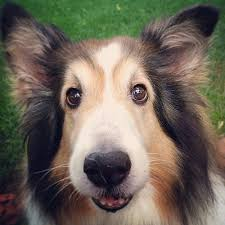
#> input picture Python/CV_learn/images.jpg, 225 x 225 px
$ jupyter execute Untitled.ipynb   (shell and % lines are left out)
#> lines starting #> are read from the running program, lines starting #| are printed output that depends on the picture
[cell 1]
import numpy as np
import cv2
from PIL import Image
from matplotlib import pyplot as plt

[cell 2]
def print_imgs(original_image, edited_image):
    image_plt = [Image.fromarray(original_image), Image.fromarray(edited_image)]
    names = ['original_image', 'edited_image']

    columns = 2
    rows = 1
    fig=plt.figure(figsize=(15, 15))
    for i, img in enumerate(image_plt, 1):
        ax = fig.add_subplot(rows, columns, i)
        ax.set_title(names[i-1])
        plt.imshow(img)
    plt.show()

[cell 3]
def original_image(image_path_name, factor_resize=1, gray=False):
#> called with image_path_name = 'images.jpg', factor_resize = 1, gray = True
    image = cv2.imread(image_path_name, cv2.IMREAD_COLOR)
#> image is the input picture: shape (225, 225, 3); mean B, G, R 89.5, 101.6, 109.7
    image = cv2.cvtColor(image, cv2.COLOR_BGR2RGB)
    image = cv2.resize(image, (int(image.shape[1]/factor_resize), int(image.shape[0]/factor_resize)))

    if gray:
        gray = cv2.cvtColor(image, cv2.COLOR_BGR2GRAY)
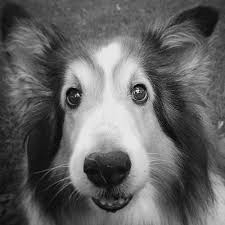
#> gray: shape (225, 225); min 1, max 247, mean 98.9
        print_imgs(image, gray)
#> the loop in print_imgs, `for i, img in enumerate(image_plt, 1):` made 2 passes
#> i on passes 1 to 2: 1, 2
#> in print_imgs, `plt.show()`:
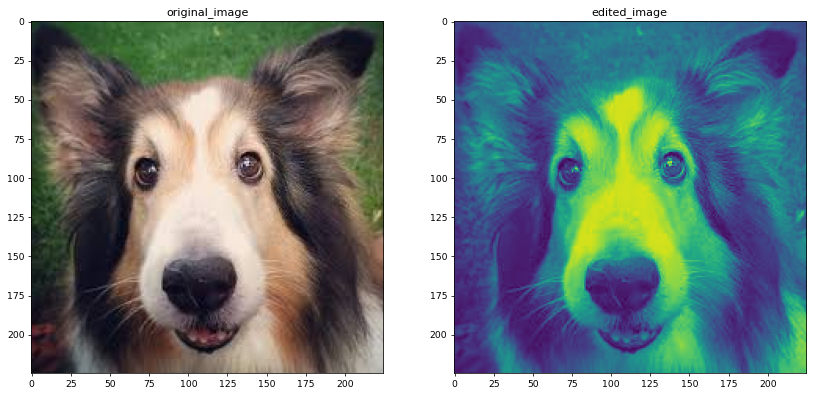
#> figure drawn by matplotlib, 2 panels
        return image, gray
    else:
        img = Image.fromarray(image)
        plt.imshow(img)
        return image

image, gray = original_image('images.jpg', gray=True)

$ run again, with Python/CV_learn/1.jpg copied over Python/CV_learn/images.jpg
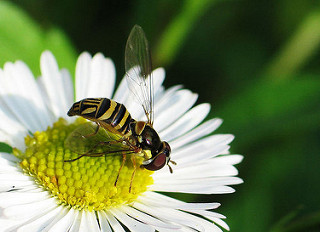
#> input picture Python/CV_learn/1.jpg, 320 x 232 px
#> in original_image, image is the input picture: shape (232, 320, 3); mean B, G, R 83.2, 127.1, 111.4
#> in original_image, `gray = cv2.cvtColor(image, cv2.COLOR_BGR2GRAY)`:
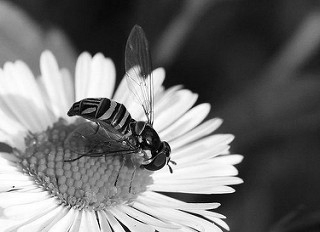
#> gray: shape (232, 320); min 0, max 255, mean 112.2
#> the loop in print_imgs, `for i, img in enumerate(image_plt, 1):` made 2 passes
#> i on passes 1 to 2: 1, 2
#> in print_imgs, `plt.show()`:
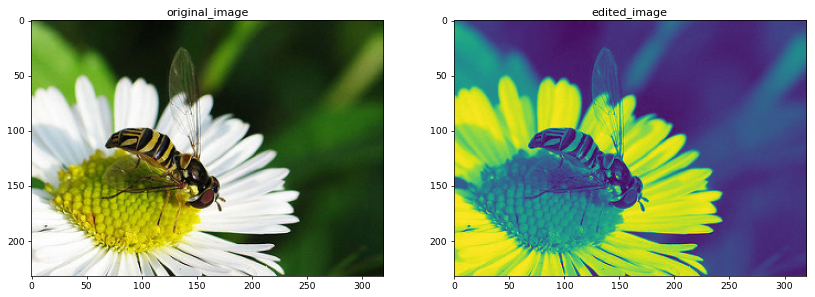
#> figure drawn by matplotlib, 2 panels
